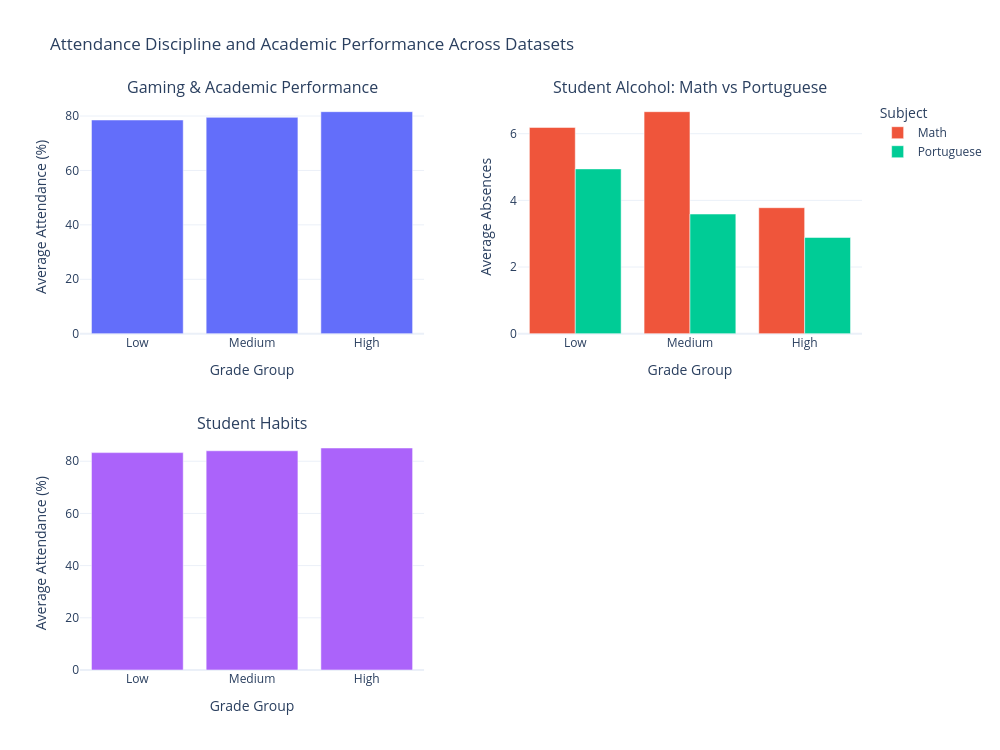

The notebook cell this image was saved under:
### Markdown cell above
## Attendance/Absence

 _Student with better academic discipline tend to perform better in academic performance._

### Code cell
%run plots/attendance_plot.ipynb

### Figure 1 — Plotly figure (JSON) as saved in the notebook; plotly's stock layout.template omitted (floating-point values rounded to 4 significant figures)
{"data": [{"showlegend": false, "type": "bar", "x": ["Low", "Medium", "High"], "xaxis": "x", "y": [78.55, 79.52, 81.6], "yaxis": "y"}, {"name": "Math", "type": "bar", "x": ["Low", "Medium", "High"], "xaxis": "x2", "y": [6.188, 6.661, 3.78], "yaxis": "y2"}, {"name": "Portuguese", "type": "bar", "x": ["Low", "Medium", "High"], "xaxis": "x2", "y": [4.944, 3.59, 2.887], "yaxis": "y2"}, {"showlegend": false, "type": "bar", "x": ["Low", "Medium", "High"], "xaxis": "x3", "y": [83.3, 84.01, 85.08], "yaxis": "y3"}], "layout": {"annotations": [{"font": {"size": 16}, "showarrow": false, "text": "Gaming & Academic Performance", "x": 0.22, "xanchor": "center", "xref": "paper", "y": 1, "yanchor": "bottom", "yref": "paper"}, {"font": {"size": 16}, "showarrow": false, "text": "Student Alcohol: Math vs Portuguese", "x": 0.78, "xanchor": "center", "xref": "paper", "y": 1, "yanchor": "bottom", "yref": "paper"}, {"font": {"size": 16}, "showarrow": false, "text": "Student Habits", "x": 0.22, "xanchor": "center", "xref": "paper", "y": 0.41, "yanchor": "bottom", "yref": "paper"}], "barmode": "group", "height": 750, "legend": {"title": {"text": "Subject"}}, "title": {"text": "Attendance Discipline and Academic Performance Across Datasets"}, "width": 1000, "xaxis": {"anchor": "y", "domain": [0, 0.44], "title": {"text": "Grade Group"}}, "xaxis2": {"anchor": "y2", "domain": [0.56, 1], "title": {"text": "Grade Group"}}, "xaxis3": {"anchor": "y3", "domain": [0, 0.44], "title": {"text": "Grade Group"}}, "xaxis4": {"anchor": "y4", "domain": [0.56, 1], "title": {"text": "Grade Group"}}, "yaxis": {"anchor": "x", "domain": [0.59, 1], "title": {"text": "Average Attendance (%)"}}, "yaxis2": {"anchor": "x2", "domain": [0.59, 1], "title": {"text": "Average Absences"}}, "yaxis3": {"anchor": "x3", "domain": [0, 0.41], "title": {"text": "Average Attendance (%)"}}, "yaxis4": {"anchor": "x4", "domain": [0, 0.41]}}}
